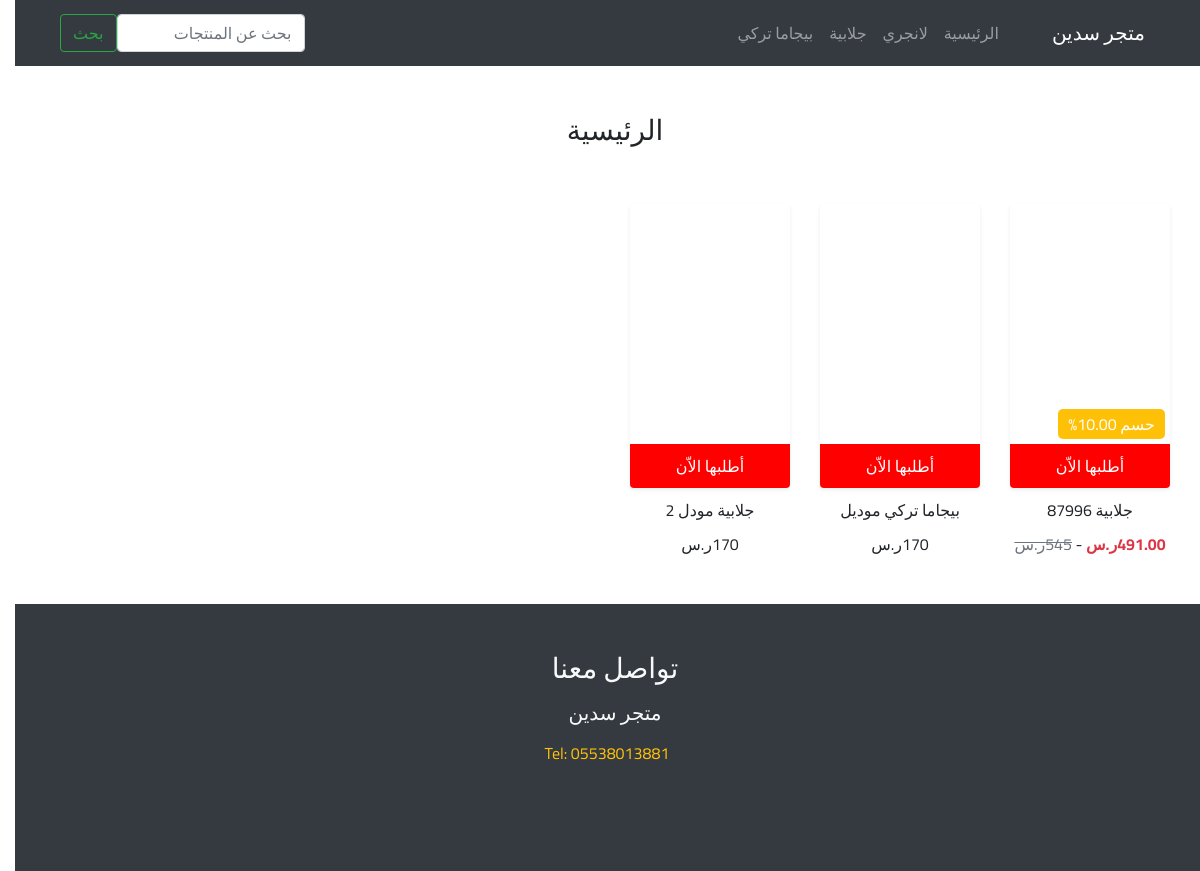
The page / on the database its author committed.
### store/models.py (models this page shows, shortened)
class Category(models.Model):
    title = models.CharField(max_length=150)
    slug = models.SlugField(max_length=100, blank=True, null=True)
    def __str__(self):
        return self.title

class Product(models.Model):
    category = models.ForeignKey('Category', on_delete=models.CASCADE)
    title = models.CharField(max_length=150)
    price = models.IntegerField(default=170)
    img = models.ImageField(upload_to = 'images', blank=True, null=True)

class Discount(models.Model):
    product = models.ForeignKey(Product, on_delete=models.CASCADE)
    title = models.CharField(max_length=150)
    percentage = models.DecimalField(max_digits=19, decimal_places=2)
    date = models.DateField(auto_now=False, auto_now_add=False)

### store/views.py (the view)
# urls.py: path('', views.home_view, name='home_view'),
def home_view(request):
    title = 'الرئيسية'
    categorys = Category.objects.all()
    query_list = Product.objects.all()
    query = request.GET.get("q")
    if query:
        query_list = query_list.filter(title__icontains=query)
    return render(request, 'store/list.html', {'title': title, 'products': query_list, 'categorys': categorys })

### store/templates/store/list.html (shortened to what this page needs)
{% extends "base.html" %}
{% load static %}
{% block search %}
<form class="form-inline mr-auto" method="GET">
    <input class="form-control mr-sm-2" name="q" type="search" placeholder="بحث عن المنتجات" aria-label="Search" value="{{ request.GET.q }}">
    <button class="btn btn-outline-success my-2 my-sm-0" type="submit">بحث</button>
</form>
{% endblock %}
{% block content %}
<h3 class="text-center mt-5"> {{ title }}</h3>
<div class="row">
    {% for product in products %}
    <div class="card-product-perant col-lg-2 col-md-3 col-sm-6 col-6 mt-3 mt-lg-5">
        <div class="card-product">
            <div class="overlaye rounded shadow-sm">
                <div class="card-product-image " style="background-image: url('http://192.168.1.114:8000{{ product.img.url }}')">
                    {% if product.discount_set.first %}
                    <span class="discount">حسم {{ product.discount_set.first.percentage }}%</span>
                    {% endif %}
                </div>
                <a href="{% url 'order_form' product.id %}" class="link-buy">أطلبها الاّن</a>
            </div>
            <p>{{ product.title }}</p>
            {% if product.discount_set.first %}
            <p class="price-discount"><span class="new-price  text-danger font-weight-bold">{{ product.discount_set.first.percentage }}ر.س</span> - <span class="price text-secondary" style="text-decoration: line-through;">{{ product.price }}ر.س</span> </p>
            {% else %}
            <p><span>{{ product.price }}ر.س</span></p>
            {% endif %}
        </div>
    </div>
    {% endfor %}
</div>
{% endblock %}

### store/templates/base.html (shortened to what this page needs)
{% load static %}
<!DOCTYPE html>
<html lang="ar">
    <head>
        <link rel="stylesheet" href="{% static 'store/css/bootstrap.min.css' %}">
        <link rel="stylesheet" href="{% static 'store/css/fontawesome-all.min.css' %}">
        <link rel="stylesheet" href="{% static 'store/css/image-picker.css' %}">
        <link rel="stylesheet" href="{% static 'store/css/main.css' %}">
    </head>
    <body>
        <nav class="navbar navbar-expand-lg navbar-dark bg-dark">
            <div class="container">
                <a class="navbar-brand" href="{% url 'home_view' %}"><span><i class="fas fa-store"></i></span> متجر سدين </a>
                <br>
                <div class="collapse navbar-collapse" id="navbarNav">
                    <ul class="navbar-nav">
                    <li class="nav-item">
                        <a class="nav-link" href="http://192.168.1.114:8000/">الرئيسية <span class="sr-only">(current)</span></a>
                    </li>
                    {% if user.is_authenticated %}
                    <li class="nav-item dropdown">
                            <a class="nav-link dropdown-toggle" href="#" id="navbarDropdownMenuLink" role="button" data-toggle="dropdown" aria-haspopup="true" aria-expanded="false">
                              ادارة الموقع
                            </a>
                            <div class="dropdown-menu" aria-labelledby="navbarDropdownMenuLink">
                                <a class="dropdown-item" href="{% url 'control_home' %}">لوحة التحكم</a>
                                <a class="dropdown-item" href="{% url 'logout' %}">تسجيل الخروج</a>
                            </div>
                    </li>
                    {% else %}
                    {% for category in categorys %}
                    <li class="nav-item">
                        <a class="nav-link" href="{% url 'category_list' category.id %}">{{category}}</a>
                    </li>
                    {% endfor %}
                    {% endif %}
                    </ul>
                    {% block search %}
                    {% endblock %}
                </div>
            </div>
        </nav>
        <div class="container">
            {% block content %}
            {% endblock %}
        </div>
        <div class="row text-light bg-dark mt-5 p-5">
                <div class="col-lg-12 col-12 text-center">
                    <div class="contact-me">
                        <h3> تواصل معنا</h3>
                        <h5 class="mt-3">متجر سدين</h5>
                        <p class="mt-3 text-warning"><span><i class="fas fa-phone"></i></span> Tel: 05538013881 </p>
                        <div class="soical-mediar row mt-3">
                            <div class="col-6  col-lg-3 m-auto">
                                <div class="row">
                                    <h3 class="col-4">
                                        <a href="https://twitter.com/">
                                        <i class="fab fa-twitter" style="color: #55acee"></i>
                                        </a>
                                    </h3>
                                    <h3 class="col-4">
                                        <a href="">
                                        <i class="fab fa-facebook-square "style="color: #fff"></i>
                                        </a>
                                    </h3>
                                    <h3 class="col-4 ">
                                        <a href="">
                                        <i class="fab fa-instagram" style="color: #e4405f"></i>
                                        </a>
                                    </h3>
                                </div>
                            </div>
                        </div>
                    </div>
                </div>
            </div>
    </body>
</html>

### store/static/store/css/main.css (style rules this page uses)
html, body { direction: rtl; font-family: 'Cairo', sans-serif; text-align: right; }
button, input, optgroup, select, textarea { font-family: 'Cairo', sans-serif; }
nav .navbar-brand { text-align: center; margin: 5px; }
.overlaye, .shadow { overflow: hidden; -webkit-box-shadow: 4px 4px 11px -3px rgba(0,0,0,0.45); -moz-box-shadow: 4px 4px 11px -3px rgba(0,0,0,0.45); box-shadow: 4px 4px 11px -3px rgba(0,0,0,0.45); }
.card-product-image { width: 100%; background-size: cover; background-repeat: no-repeat; background-position: left; position: relative; -webkit-animation-name: moverImage; -webkit-animation-duration: 16s; animation-name: moverImage; animation-duration: 16s; animation-iteration-count: infinite; }
.card-product-image:before { content: ""; display: block; padding-top: 150%; }
.discount { position: absolute; display: block; color: #fff; bottom: 5px; text-align: center; background: #ffc107; right: 5px; padding: 3px 10px; border-radius: 5px; }
.link-buy { width: 100%; padding: 10px; background: red; display: block; text-align: center; color: #fff; }
.card-product p { text-align: center; padding-top: 10px; margin: 0 }

### rows shown on the page
Category: title "لانجري"
Category: title "جلابية"
Category: title "بيجاما تركي"
Product: discount_set.first.percentage "10.00", title "جلابية 87996", price "545"
Product: title "بيجاما تركي موديل", price "170"
Product: price "170"

### other values the page prints
{{ title }} "الرئيسية"
